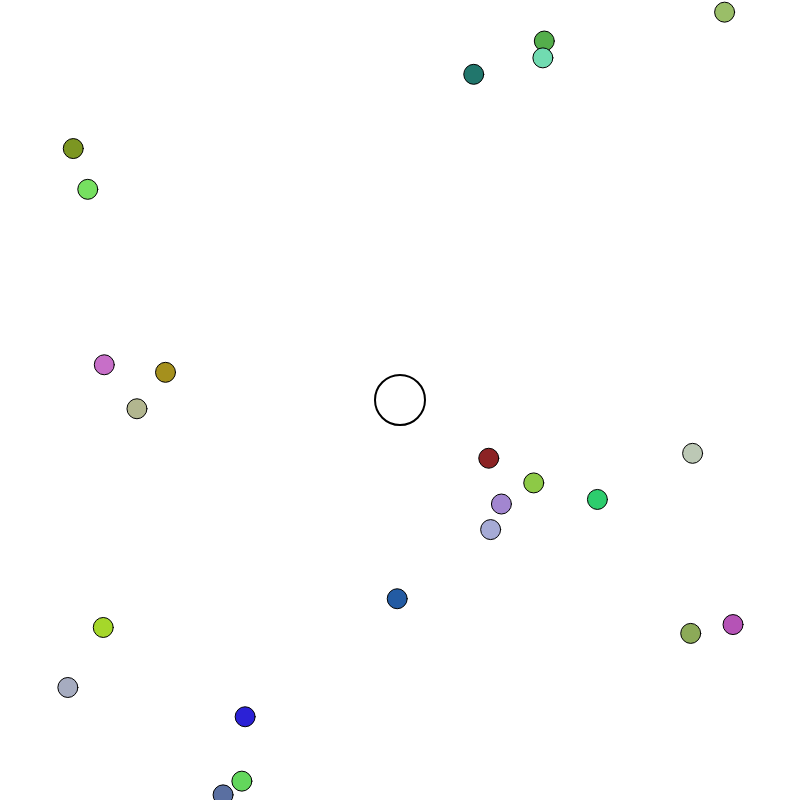
Frame 1 (no input)
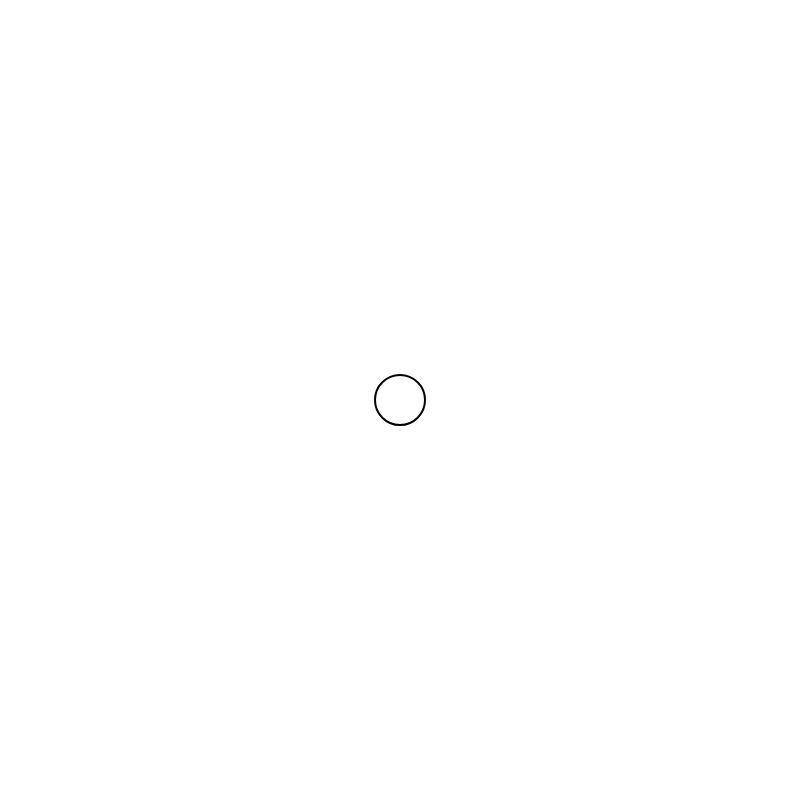
Frame 60 (no input)
Frame 120 (the mouse pressed at the canvas centre since frame 60): identical to frame 60, image omitted

The p5.js sketch that drew these frames (run headless with seeded random() and noise() and a simulated clock; from frame 60 on, the mouse is pressed at the canvas centre):

// p5.js sketch
// ── sketch.js
var blobs = [];
var blob;
var player;
var arrayPos = 0;
var arrayCount = 2000;
var playArea = 10000;
var blobscounter = 0;

function setup()
{

    createCanvas(800, 800);
    frameRate(60);

    blobs.push(new Blobs());
    player = new Player();

}

function draw()
{   

    background(255);

    if(blobs.length != arrayCount)
    {
     
        blobscounter = arrayCount - blobs.length; 
        
    for(var i = 0; i < blobscounter; i++)
    {

        arrayPos = i;
        blobs.push(new Blobs());

    }
    }


    for(var i = 0; i < blobs.length; i++)
    {

        blobs[i].show();
        blobs[i].update();

    }

    player.update();
    player.show();
    player.move();


}
// ── blobs.js
function Blobs()
{

    
    this.pos = createVector(random(10, playArea - 10), random(10, playArea - 10));
    this.radius = 20;
    this.fill = color(random(20, 230), random(20, 230), random(20, 230));

    this.show = function()
    {

        fill(this.fill);
        ellipse(this.pos.x, this.pos.y, this.radius, this.radius);

    }

    this.update = function()
    {

        this.pos.x = player.xpspeed * -0.01 + this.pos.x;
        this.pos.y = player.yspeed * -0.01 + this.pos.y;

    }

} 
// ── player.js
function Player()
{

    this.pos = createVector(width/2, 800/2);
    this.size = 50;
    this.xspeed = 0;
    this.yspeed = 0;
    this.speedMultiplier = 500;
    this.maxspeed = 500;

    this.show = function()
    {

        fill(255);
        stroke(0);
        strokeWeight(2);
        ellipse(width/2, height/2, this.size, this.size);

    }

    this.update = function()
    {

        constrain(this.yspeed, -this.maxspeed, this.maxspeed);
        constrain(this.xspeed, -this.maxspeed, this.maxspeed);



    }


    // använd map för att justera hastigheten beroende på var musen är placerad

    this.move = function()
    {

        if(mouseX > this.pos.x)
        {

            this.xspeed = this.speedMultiplier;
            console.log("4");

        }
        else if(mouseX < this.pos.x)
        {

            this.xspeed = -this.speedMultiplier;
            console.log("3");

        }
        else if(mouseY < this.pos.y)
        {

            this.yspeed = -this.speedMultiplier;
            console.log("1");


        }
        else if(mouseY > this.pos.y)
        {

            this.yspeed = this.speedMultiplier;
            console.log("2");

        }
        else
        {

            this.xspeed = 0;
            this.yspeed = 0;

        }

    }


}
